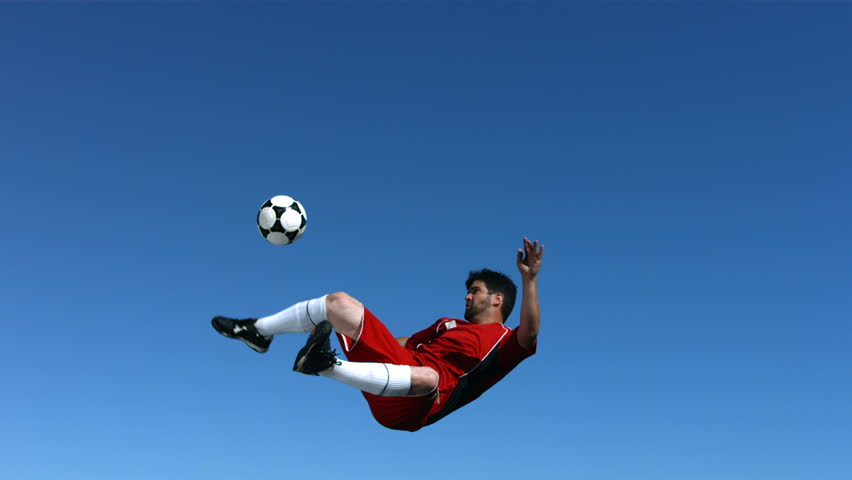
#> input picture Images/soccer.jpg, 852 x 480 px
$ python 2_Operations_with_Images.py
#> lines starting #> are read from the running program, lines starting #| are printed output that depends on the picture; after the words box and inside, x2 and y2 are one past the last pixel; in counts of white or black regions, pixels touching at a corner belong together
# -*- coding: utf-8 -*-
import numpy as np
import cv2

#Read Image
imgSoccer = cv2.imread("Images/soccer.jpg", 1)
#> imgSoccer is the input picture: shape (480, 852, 3); mean B, G, R 165, 107.1, 57.8

#Return Width, Height and Number of Color Channels
print(imgSoccer.shape)
#| (480, 852, 3)

#Show Pixel in the Position (BGR)
print(imgSoccer.item(0,0,0))
#| 143
print(imgSoccer.item(0,0,1))
#| 82
print(imgSoccer.item(0,0,2))
#| 48

#Set Pixel Color (BGR)
imgSoccer.itemset((0, 0, 0), 0)
#> imgSoccer: shape (480, 852, 3); under 0.01% of pixels changed, all inside (x1, y1, x2, y2) = (0, 0, 1, 1)
imgSoccer.itemset((0, 0, 1), 0)
#> imgSoccer: shape (480, 852, 3); mean B, G, R 165, 107.1, 57.8
imgSoccer.itemset((0, 0, 2), 255)
#> imgSoccer: shape (480, 852, 3); mean B, G, R 165, 107.1, 57.8

#Show Image
cv2.imshow("Show Soccer", imgSoccer)
cv2.waitKey(0)

#Crop Pixels Set
ball = imgSoccer[180:250, 250:315]
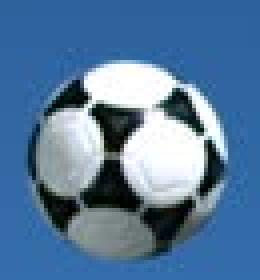
#> ball: shape (70, 65, 3) (shown 4 times larger); mean B, G, R 156.8, 121.5, 86.7

#Save Cropped Ball
cv2.imwrite("Images/ball_cropped.jpg", ball)
cv2.waitKey(0)
